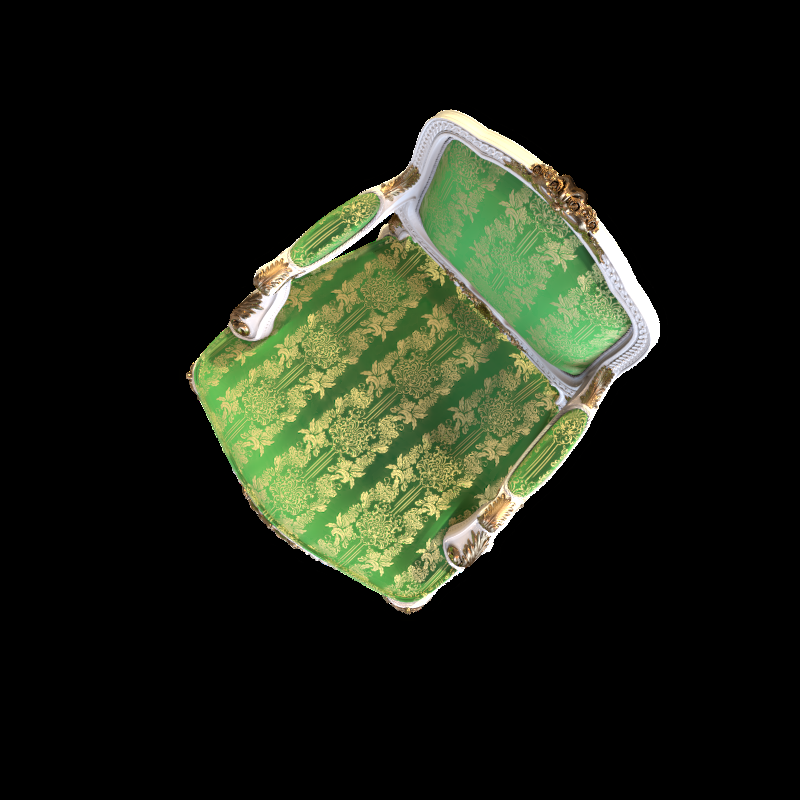
#> input picture Chair/rgb/0_0001.png, 800 x 800 px, found by its file name
$ python -i process.py   (imports and definitions only)
#> lines starting #> are read from the running program, lines starting #| are printed output that depends on the picture
import numpy as np
import taichi as ti
import taichi.math as tm
import time
import os
import cv2
from tqdm import tqdm
from voxel import *
path = 'Lego/pose/0_00'
appendix = '.txt'
pixels = None
img_shape = (800, 800)
image = None
scale = 110.0
intrinsic = 1111.1110311937682


def load(fileName):
    return load_data(fileName), load_mat(fileName)

def load_data(fileName):
#> called with fileName = 'Chair/rgb/0_0001.png'
    dataset = fileName+'/rgb/'
    images = []
    print("Loading {}".format(dataset))

    # Iterate through each image in our folder
    for file in tqdm(os.listdir(dataset)):
        if file[0] != '0':
            break

        # Get the path name of the image
        img_path = dataset+file

        # Open and resize the img
        image = cv2.imread(img_path, cv2.IMREAD_UNCHANGED)
#> image is the input picture: shape (800, 800, 4); mean B, G, R, A 22, 34, 29.3, 55.2
        image = cv2.cvtColor(image, cv2.COLOR_BGR2RGB)
#> image: shape (800, 800, 3)
        image = cv2.resize(image, (800, 800))
        image = cv2.rotate(image, rotateCode=cv2.ROTATE_90_CLOCKWISE)
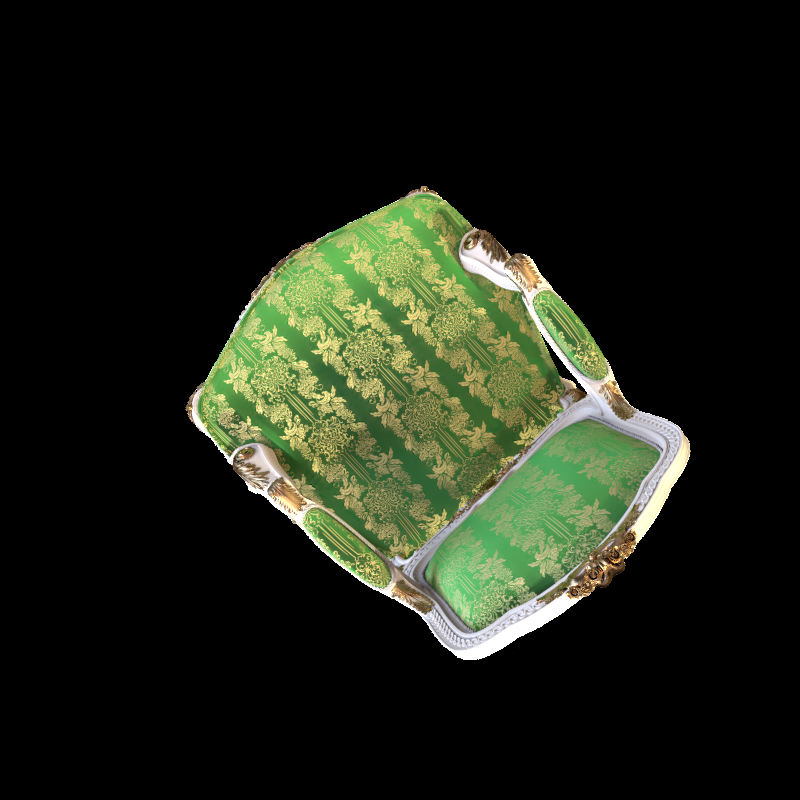
#> image: shape (800, 800, 3); mean R, G, B 29.3, 34, 22

        # Append the image and its corresponding label to the output
        image = np.array(image, dtype='float32')
        image /= 255.0
#> (the run stopped early here; a loop or call above may not have finished)

$ run again, on Chair/rgb/0_0009.png
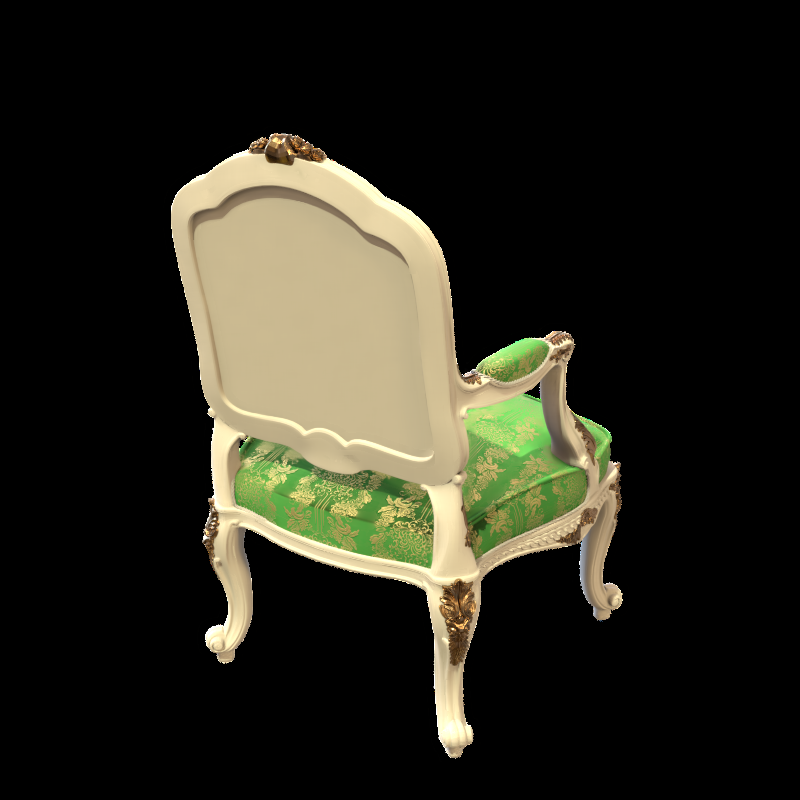
#> input picture Chair/rgb/0_0009.png, 800 x 800 px, found by its file name
#> in load_data, image is the input picture: shape (800, 800, 4); mean B, G, R, A 28.8, 39.5, 41, 55.7
#> in load_data, `image = cv2.rotate(image, rotateCode=cv2.ROTATE_90_CLOCKWISE)`:
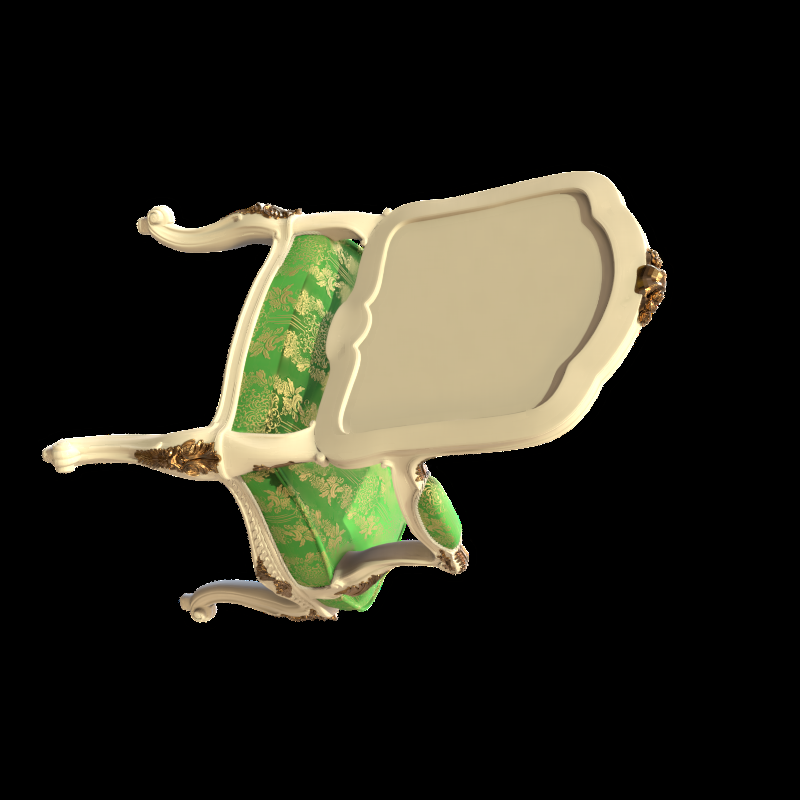
#> image: shape (800, 800, 3); mean R, G, B 41, 39.5, 28.8

$ run again, on Chair/rgb/0_0010.png
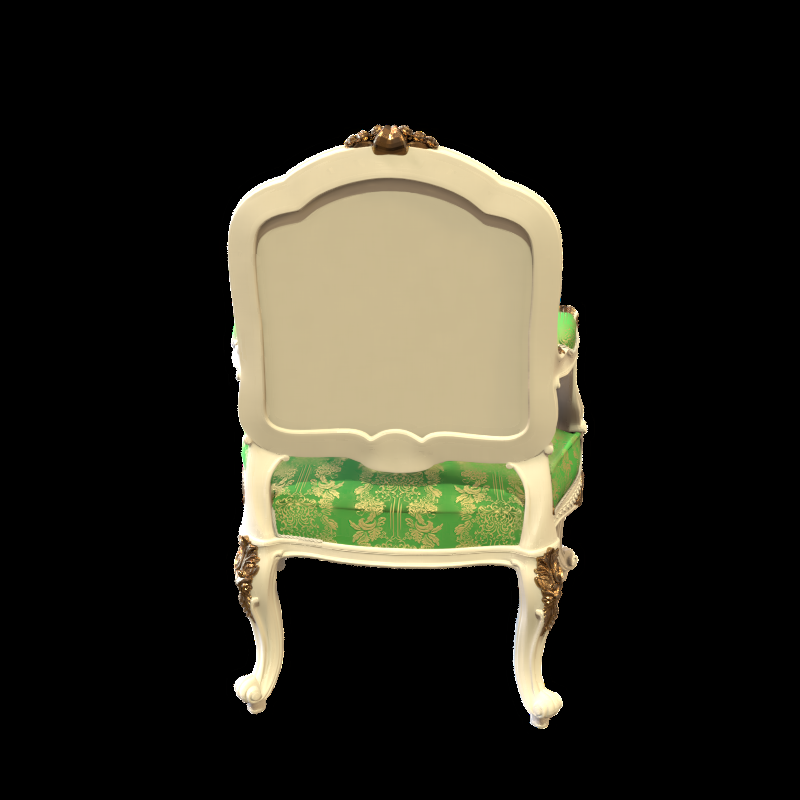
#> input picture Chair/rgb/0_0010.png, 800 x 800 px, found by its file name
#> in load_data, image is the input picture: shape (800, 800, 4); mean B, G, R, A 31.6, 42, 44.1, 57.7
#> in load_data, `image = cv2.rotate(image, rotateCode=cv2.ROTATE_90_CLOCKWISE)`:
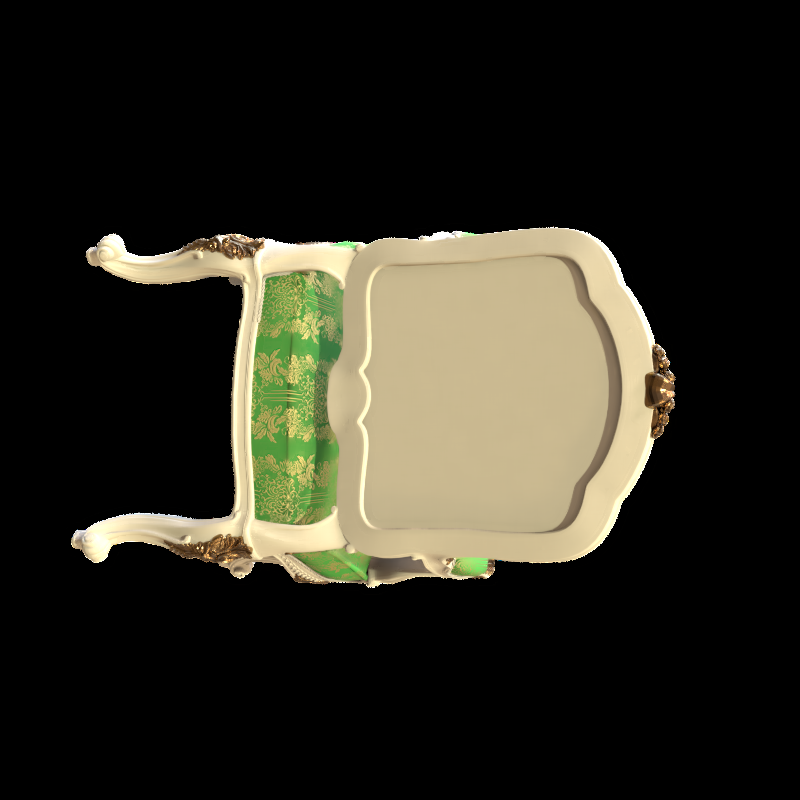
#> image: shape (800, 800, 3); mean R, G, B 44.1, 42, 31.6
